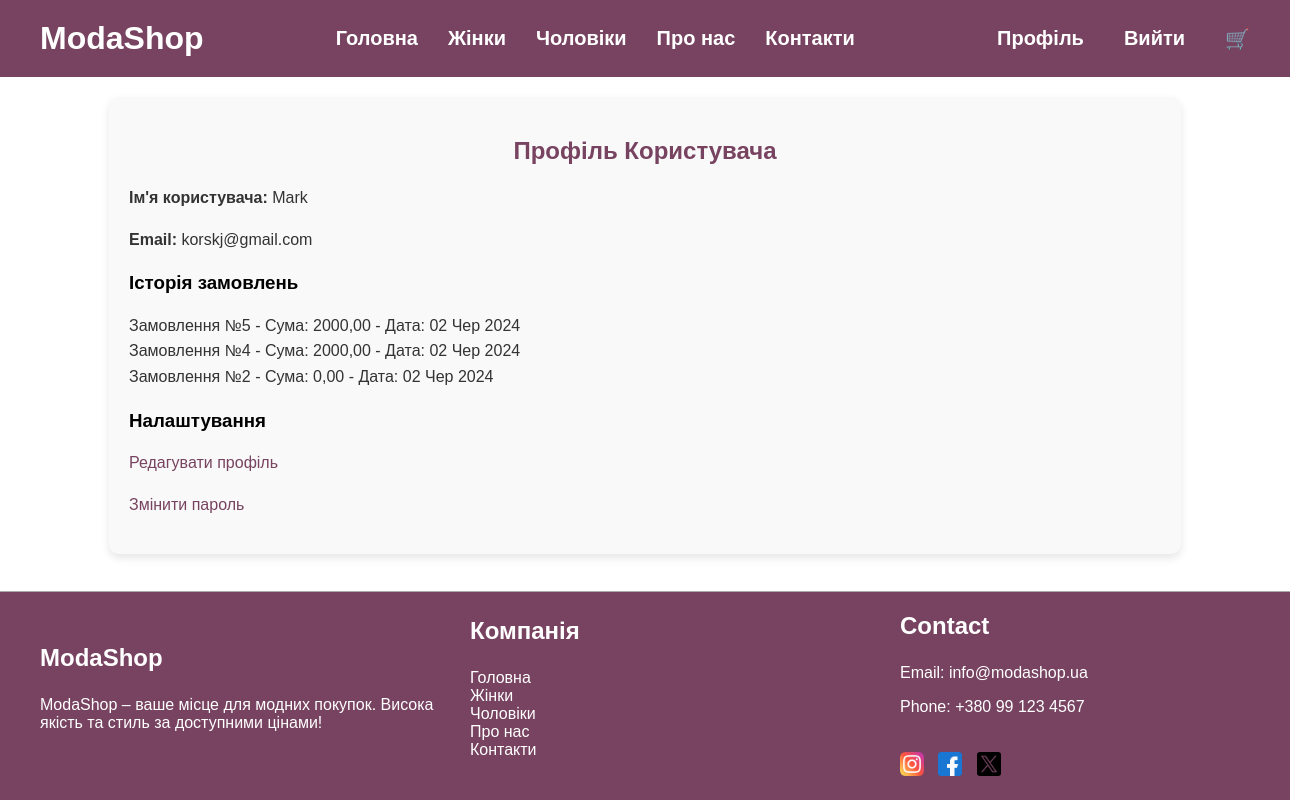
Page /profile/ (signed in) on the committed database.
### main/models.py (models this page shows, shortened)
class Order(models.Model):
    user = models.ForeignKey(User, on_delete=models.CASCADE)
    total_cost = models.DecimalField(max_digits=10, decimal_places=2)
    address = models.CharField(max_length=255)  # Додаємо поле адреси
    created_at = models.DateTimeField(auto_now_add=True)
    is_processed = models.BooleanField(default=False)

### main/views.py (the view)
# urls.py: path('profile/', views.profile, name='profile'),
@login_required
def profile(request):
    user_orders = Order.objects.filter(user=request.user).order_by('-created_at')
    user_profile = UserProfile.objects.get(user=request.user)
    return render(request, 'main/profile.html', {
        'user_orders': user_orders,
        'user_profile': user_profile
    })

### main/templates/main/profile.html (shortened to what this page needs)
{% extends 'main/base.html' %}
{% load static %}
{% block content %}
<div class="profile-container">
    <h2>Профіль Користувача</h2>
    <div class="user-details">
        <p><strong>Ім'я користувача:</strong> {{ request.user.username }}</p>
        <p><strong>Email:</strong> {{ request.user.email }}</p>
    </div>
    <div class="orders">
        <h3>Історія замовлень</h3>
        <ul>
            {% for order in user_orders %}
            <li>Замовлення №{{ order.id }} - Сума: {{ order.total_cost }} - Дата: {{ order.created_at|date:"d M Y" }}</li>
            {% empty %}
            <li>Замовлень немає.</li>
            {% endfor %}
        </ul>
    </div>
    <div class="settings">
        <h3>Налаштування</h3>
        <p><a href="{% url 'edit_profile' %}">Редагувати профіль</a></p>
        <p><a href="{% url 'change_password' %}">Змінити пароль</a></p>
    </div>
</div>
{% endblock %}

### main/static/main/css/index.css (style rules this page uses)
html { height: 100%; }
body { margin: 0; font-family: Arial, sans-serif; background-color: white; display: flex; flex-direction: column; min-height: 100%; overflow-x: hidden; }
.profile-container { width: 80%; margin: 20px auto; padding: 20px; background-color: #f9f9f9; box-shadow: 0 4px 8px rgba(0,0,0,0.1); border-radius: 10px; }
.user-details, .orders, .settings { margin-top: 20px; }
.user-details p, .orders li, .settings p { font-size: 16px; line-height: 1.6; color: #333; }
.orders ul { list-style-type: none; padding: 0; }
.settings a { color: #774360; text-decoration: none; }
h2 { color: #774360; text-align: center; }

### rows in the picture
Order: id "5", total_cost "2000,00", created_at "02 Чер 2024"
Order: id "4", total_cost "2000,00", created_at "02 Чер 2024"
Order: id "2", total_cost "0,00", created_at "02 Чер 2024"

### other values in the picture
{{ request.user.username }} "Mark"
{{ request.user.email }} "korskj@gmail.com"
